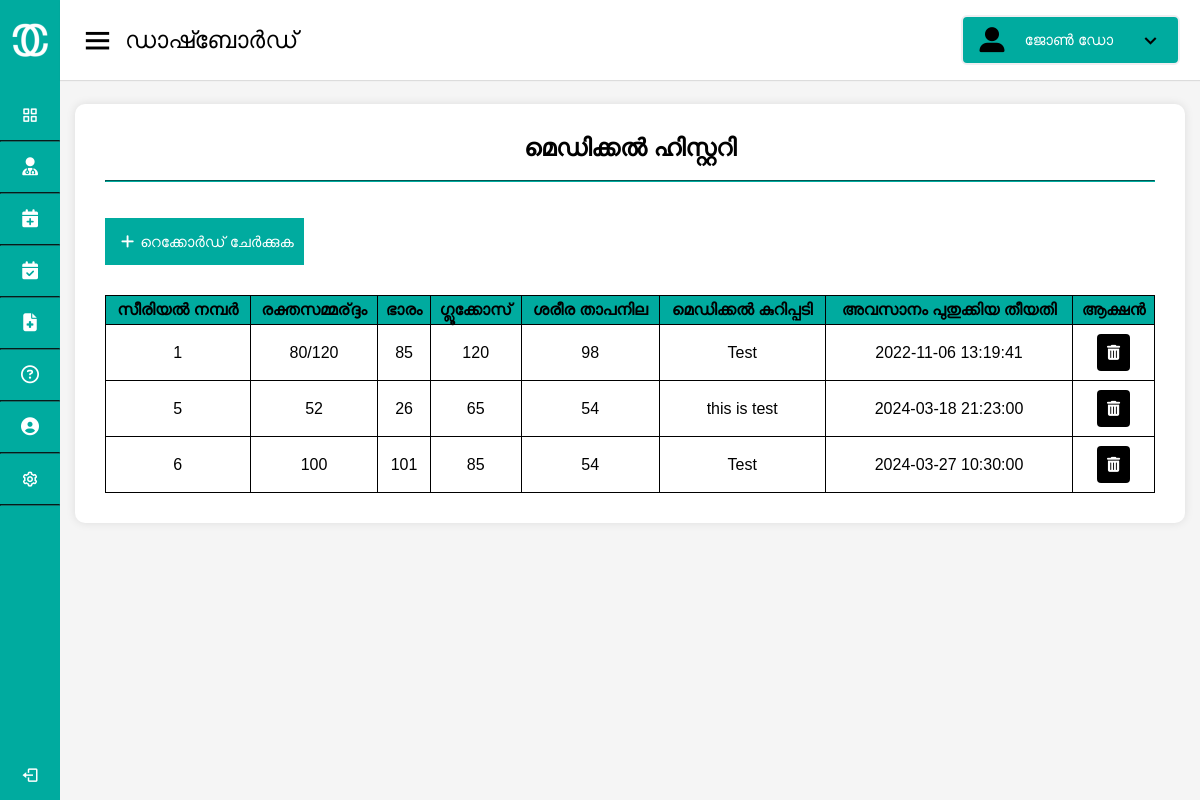
Before: /lang/Patient/medical-history.php with the older database file.
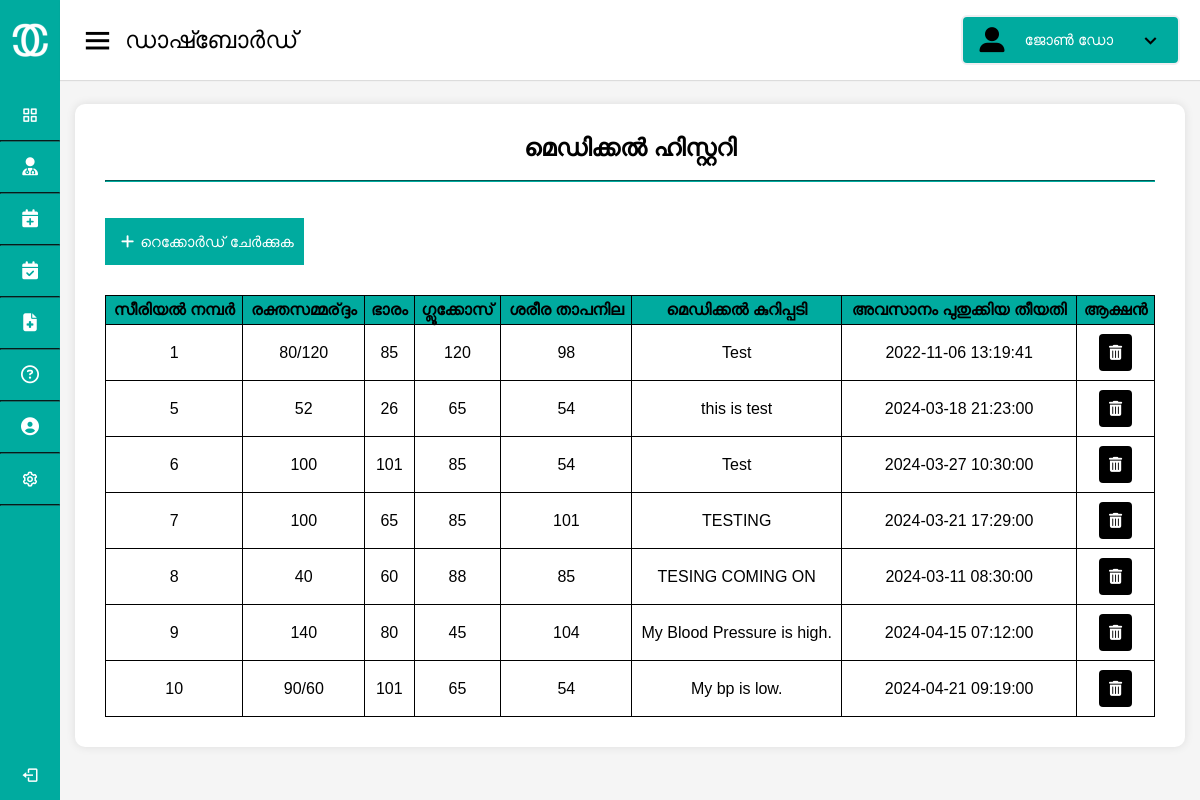
After: the same page with the newer database file.
### tables this page shows
CREATE TABLE `tblmedicalhistory` (
  `ID` int(10) NOT NULL,
  `PatientID` int(10) NOT NULL,
  `BloodPressure` varchar(200) DEFAULT NULL,
  `BloodSugar` varchar(200) NOT NULL,
  `Weight` varchar(100) DEFAULT NULL,
  `Temperature` varchar(200) DEFAULT NULL,
  `MedicalPres` varchar(255) DEFAULT NULL,
  `CreationDate` timestamp NOT NULL DEFAULT current_timestamp() ON UPDATE current_timestamp()
);

### lang/Patient/medical-history.php (the view, shortened to what this page needs)
<!DOCTYPE html>
<html lang="en" dir="ltr">
  <head>
    <link rel="stylesheet" href="style.css" />
    <link href="https://unpkg.com/boxicons@2.0.7/css/boxicons.min.css" rel="stylesheet" />
  </head>
  <body onload="onload()">
  <div class="sidebar">
      <div class="logo-details">
        <img src="logo.png" alt="logo">
        <span class="logo_name">ക്യൂർക്കണെക്റ്റ്</span>
      </div>
      <ul class="nav-links">
        <li>
          <a href="index.html" >
            <i class="bx bx-grid-alt"></i>
            <span class="links_name">ഡാഷ്ബോർഡ്</span>
          </a>
        </li>
        <hr>
        <li>
          <a href="main_search.php">
            <i class="fa-solid fa-user-doctor"></i>
            <span class="links_name">ഡോക്ടർ തിരയുക</span>
          </a>
          </li>
          <hr>
        <li>
          <a href="book-appointment.html">
            <i class="fa-solid fa-calendar-plus"></i>
            <span class="links_name" style="font-size: 14px;">അപ്പോയിന്റ്മെന്റ് <br> ബുക്ക് ചെയ്യുക</span>
          </a>
          </li>
          <hr>
        <li>
          <a href="appointments-history.php">
            <i class="fa-solid fa-calendar-check"></i>
            <span class="links_name" style="font-size: 14px;">അപ്പോയിന്റ്മെന്റ്<br>ഹിസ്റ്ററി</span>
          </a>
        </li>
        <hr>
        <li>
          <a href="medical-history.php">
            <i class="fa-solid fa-file-medical"></i>
            <span class="links_name">മെഡിക്കൽ <br>ഹിസ്റ്ററി</span>
          </a>
        </li>
        <hr>
        <li>
          <a href="contact-us.html">
            <i class="fa-regular fa-circle-question"></i>
            <span class="links_name" style="font-size: 14px;">ചോദ്യങ്ങൾ <br>ഉന്നയിക്കുക</span>
          </a>
        </li>
        <hr>
        <li>
          <a href="main-update.php">
            <i class="fa-solid fa-circle-user"></i>
            <span class="links_name">പ്രൊഫൈൽ <br>മാനേജ് ചെയ്യുക</span>
          </a>
        </li>
        <hr>
        <li>
          <a href="settings.html">
            <i class="bx bx-cog"></i>
            <span class="links_name">സെറ്റിംഗ്സ്</span>
          </a>
        </li>
        <hr>
        <li class="log_out">
          <a href="logout.php">
            <i class="bx bx-log-out"></i>
            <span class="links_name">ലോഗ് ഔട്ട്</span>
          </a>
        </li>
      </ul>
    </div>
    <section class="home-section">
      <nav>
        <div class="sidebar-button">
          <i class="bx bx-menu sidebarBtn"></i>
          <span class="dashboard">ഡാഷ്ബോർഡ്</span>
        </div>
        <button class="profile-details dropbtn dropdown" onclick="toggleDropdown()">
          <i class="fa-solid fa-user-large"></i>
          <span class="admin_name">ജോൺ ഡോ</span>
          <i class="bx bx-chevron-down"></i>
        </button>
      </nav>
      <div class="home-content">
        <div class="main">
          <h2>മെഡിക്കൽ ഹിസ്റ്ററി</h2><br><hr><br><br>
          <div class="main-head">
            <a href="add-medical-history.html"><button><i class="fa-solid fa-plus"></i>റെക്കോർഡ് ചേർക്കുക</button></a>
          </div>
          <div class="table-container">
<table>
  <tr>
    <th>സീരിയൽ നമ്പർ</th>
    <th>രക്തസമ്മര്ദ്ദം</th>
    <th>ഭാരം</th>
    <th>ഗ്ലൂക്കോസ്</th>
    <th>ശരീര താപനില</th>
    <th>മെഡിക്കൽ കുറിപ്പടി</th>
    <th>അവസാനം പുതുക്കിയ തീയതി</th>
    <th>ആക്ഷൻ</th>
  </tr>
  <?php
$servername = "localhost";
$username = "root";
$password = '';
$dbname = "hms";
$conn = new mysqli($servername, $username, $password, $dbname);
$sql = "SELECT * FROM tblmedicalhistory";
$result = $conn->query($sql);
if ($result->num_rows > 0) {
    while ($row = $result->fetch_assoc()) {
        echo "<tr>";
        echo "<td>" . $row['ID'] . "</td>";;
        echo "<td>" . $row['BloodPressure'] . "</td>";
        echo "<td>" . $row['Weight'] . "</td>";
        echo "<td>" . $row['BloodSugar'] . "</td>";
        echo "<td>" . $row['Temperature'] . "</td>";
        echo "<td>" . $row['MedicalPres'] . "</td>";
        echo "<td>" . $row['CreationDate'] . "</td>";
        echo "<td>
                <a href='delete_medhis.php? deleteid=" .$row['ID']."'>
                <button class='delete'><i class='fas fa-trash-can'></i></button>
                </a>
              </td>";
        echo "</tr>";
    }
} else {
    echo "<tr><td colspan='7'>No appointments found</td></tr>";
}
?>
</table>
</div>
        </div>
      </div>
  </body>
</html>

Changed rows visible on the page:
added tblmedicalhistory: ID "7", BloodPressure "100", Weight "65", BloodSugar "85", Temperature "101", MedicalPres "TESTING", CreationDate "2024-03-21 17:29:00"
added tblmedicalhistory: ID "8", BloodPressure "40", Weight "60", BloodSugar "88", Temperature "85", MedicalPres "TESING COMING ON", CreationDate "2024-03-11 08:30:00"
added tblmedicalhistory: ID "9", BloodPressure "140", Weight "80", BloodSugar "45", Temperature "104", MedicalPres "My Blood Pressure is high.", CreationDate "2024-04-15 07:12:00"
added tblmedicalhistory: ID "10", BloodPressure "90/60", Weight "101", BloodSugar "65", Temperature "54", MedicalPres "My bp is low.", CreationDate "2024-04-21 09:19:00"
